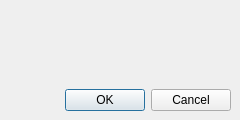
<?xml version="1.0" encoding="UTF-8"?>
<ui version="4.0">
 <class>Dialog</class>
 <widget class="QDialog" name="Dialog">
  <property name="geometry">
   <rect>
    <x>0</x>
    <y>0</y>
    <width>240</width>
    <height>120</height>
   </rect>
  </property>
  <property name="minimumSize">
   <size>
    <width>240</width>
    <height>120</height>
   </size>
  </property>
  <property name="maximumSize">
   <size>
    <width>240</width>
    <height>120</height>
   </size>
  </property>
  <property name="windowTitle">
   <string>Dialog</string>
  </property>
  <widget class="QDialogButtonBox" name="buttonBox">
   <property name="geometry">
    <rect>
     <x>20</x>
     <y>80</y>
     <width>211</width>
     <height>41</height>
    </rect>
   </property>
   <property name="orientation">
    <enum>Qt::Horizontal</enum>
   </property>
   <property name="standardButtons">
    <set>QDialogButtonBox::Cancel|QDialogButtonBox::Ok</set>
   </property>
  </widget>
 </widget>
 <resources/>
 <connections>
  <connection>
   <sender>buttonBox</sender>
   <signal>accepted()</signal>
   <receiver>Dialog</receiver>
   <slot>accept()</slot>
   <hints>
    <hint type="sourcelabel">
     <x>248</x>
     <y>254</y>
    </hint>
    <hint type="destinationlabel">
     <x>157</x>
     <y>274</y>
    </hint>
   </hints>
  </connection>
  <connection>
   <sender>buttonBox</sender>
   <signal>rejected()</signal>
   <receiver>Dialog</receiver>
   <slot>reject()</slot>
   <hints>
    <hint type="sourcelabel">
     <x>316</x>
     <y>260</y>
    </hint>
    <hint type="destinationlabel">
     <x>286</x>
     <y>274</y>
    </hint>
   </hints>
  </connection>
 </connections>
</ui>
